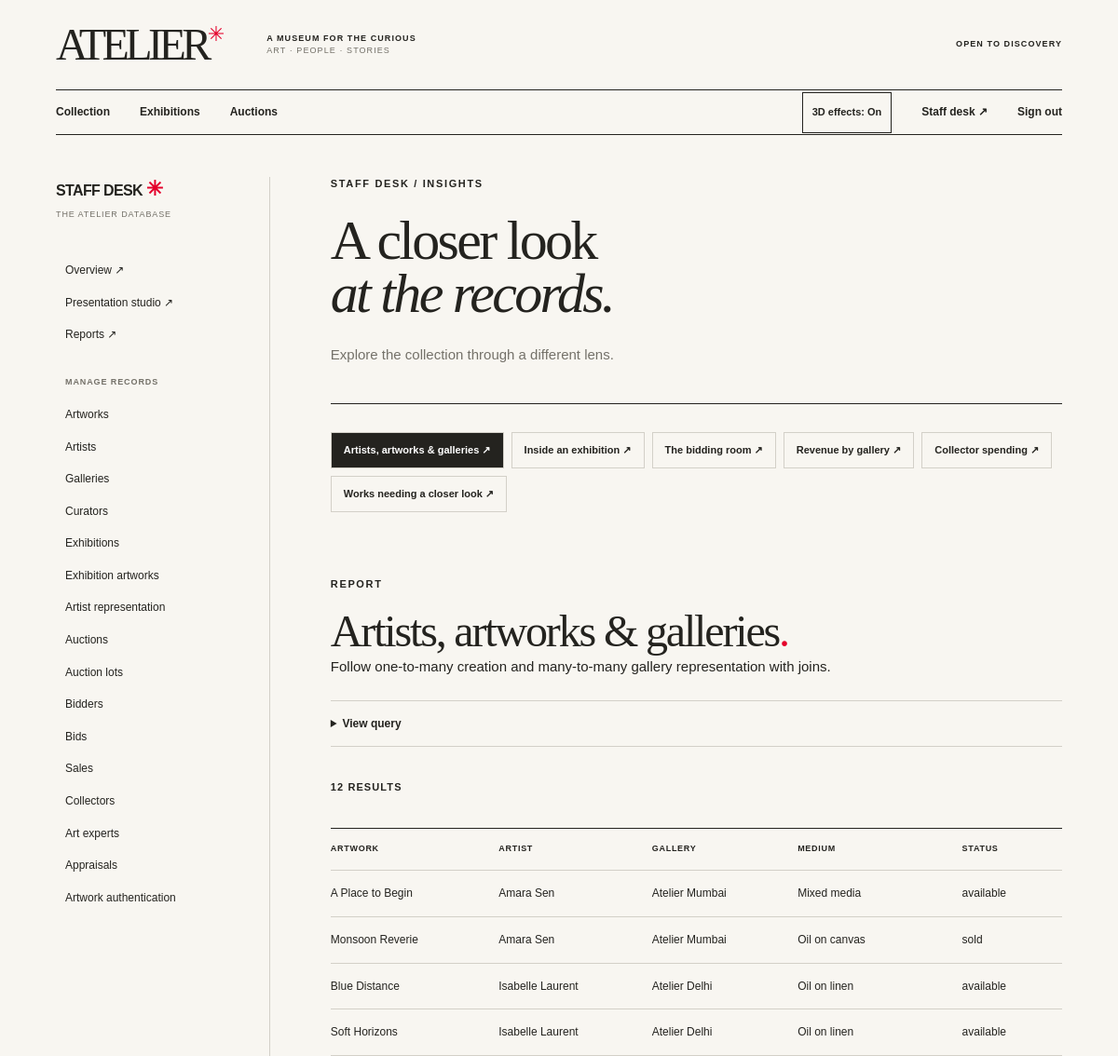
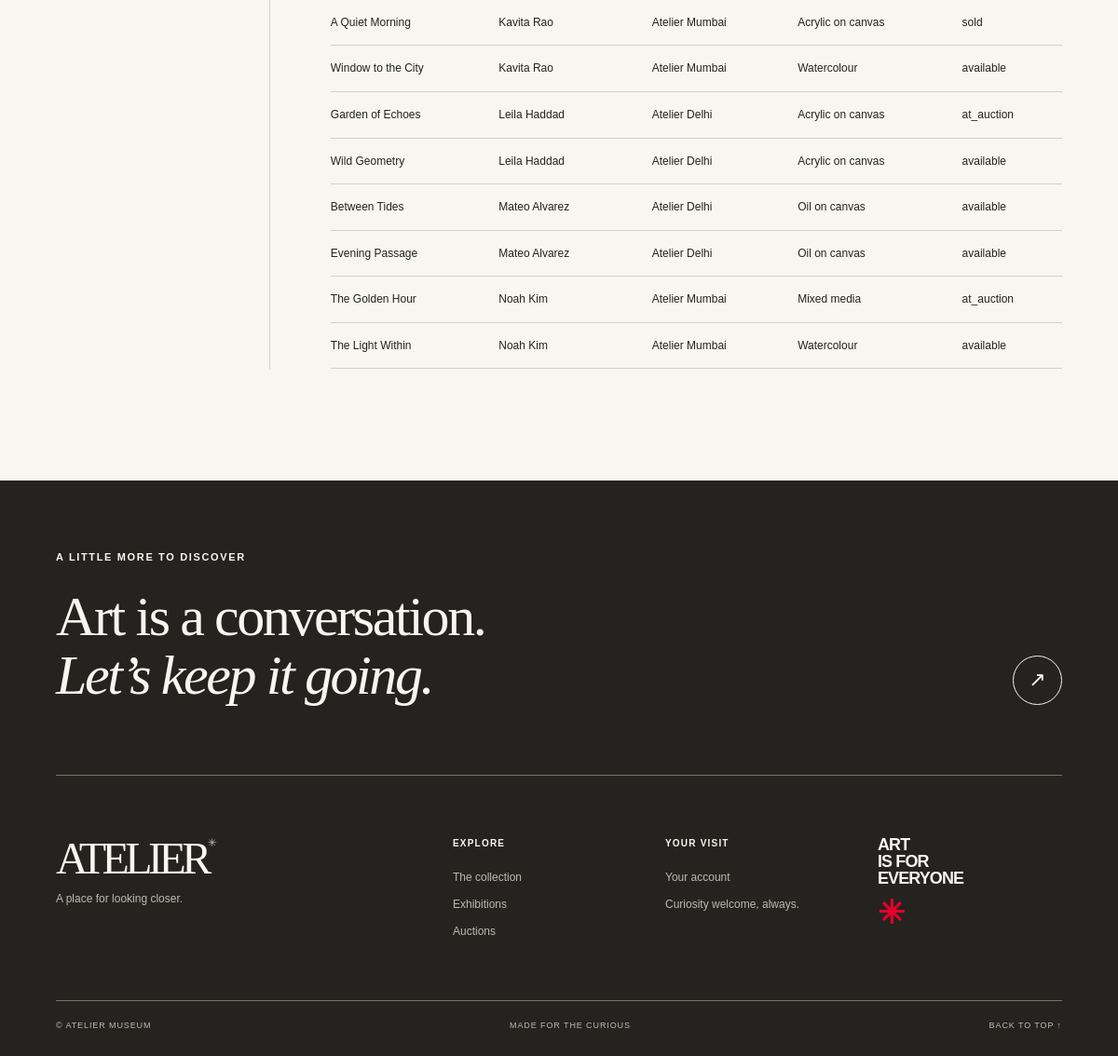
Page /staff/reports (signed in) on the committed database (2 pictures, top to bottom).
### tables this page shows
CREATE TABLE artwork (artwork_id INTEGER PRIMARY KEY, artist_id INTEGER NOT NULL REFERENCES artist ON DELETE RESTRICT, title TEXT NOT NULL, year_created INTEGER, medium TEXT, dimensions TEXT, description TEXT, status TEXT NOT NULL DEFAULT 'available' CHECK(status IN ('available','at_auction','sold')), image_path TEXT);

CREATE TABLE artist (artist_id INTEGER PRIMARY KEY, name TEXT NOT NULL, birth_date TEXT CHECK(birth_date IS NULL OR (date(birth_date,'+0 days') IS NOT NULL AND date(birth_date,'+0 days')=birth_date)), death_date TEXT CHECK(death_date IS NULL OR (date(death_date,'+0 days') IS NOT NULL AND date(death_date,'+0 days')=death_date)), nationality TEXT, biography TEXT, CHECK(death_date IS NULL OR birth_date IS NULL OR death_date>=birth_date));

### atelier/web.py (the view)
@bp.route('/staff/reports')
@require_role('staff')
def reports():
    query_id=request.args.get('query','collection')
    selected=next((q for q in QUERIES if q['id']==query_id),None)
    if selected is None:
        abort(404)
    cursor=get_db().execute(selected['sql'])
    data=[dict(r) for r in cursor]
    return render_template('reports.html',queries=QUERIES,selected=selected,
        columns=[c[0] for c in cursor.description],rows=data,count=len(data))

### atelier/db.py (called while the page is built)
def connect(path):
    conn = sqlite3.connect(path, timeout=10)
    conn.row_factory = sqlite3.Row
    conn.execute('PRAGMA foreign_keys = ON')
    conn.execute('PRAGMA busy_timeout = 10000')
    return conn

def get_db():
    if 'db' not in g:
        g.db = connect(current_app.config['DATABASE'])
    return g.db

def init_app(app):
    @app.teardown_appcontext
    def close_db(error):
        conn = g.pop('db', None)
        if conn is not None:
            conn.close()

### atelier/web.py (called while the page is built)
@bp.before_app_request
def load_user():
    g.user = None
    uid = session.get('user_id')
    if uid:
        row = get_db().execute('''SELECT u.user_id, u.email, u.role, u.bidder_id,
            COALESCE(b.name, 'Gallery team') AS name
            FROM user_account u LEFT JOIN bidder b ON b.bidder_id=u.bidder_id WHERE u.user_id=?''', (uid,)).fetchone()
        if row:
            g.user = dict(row)

@bp.app_context_processor
def shared_context():
    return dict(current_user=g.get('user'), tables=[dict(name=k, label=v) for k,v in TABLES.items()])

def require_role(role=None):
    def decorator(view):
        @wraps(view)
        def wrapper(*args, **kwargs):
            if not g.user:
                return redirect(url_for('web.login', next=request.path))
            if role and g.user['role'] != role:
                abort(403)
            return view(*args, **kwargs)
        return wrapper
    return decorator

### atelier/templates/reports.html
{% extends 'admin/_layout.html' %}{% block title %}Reports{% endblock %}{% block staff_content %}<div class="staff-heading compact"><p class="eyebrow">STAFF DESK / INSIGHTS</p><h1>A closer look<br><em>at the records.</em></h1><p>Explore the collection through a different lens.</p></div><div class="report-tabs">{% for query in queries %}<a href="{{ url_for('web.reports', query=query.id) }}" {% if selected and selected.id == query.id %}aria-current="page"{% endif %}>{{ query.title }} ↗</a>{% endfor %}</div>{% if selected %}<section class="staff-section"><p class="eyebrow">REPORT</p><h2>{{ selected.title }}<span class="red-dot">.</span></h2><p>{{ selected.description }}</p><details class="sql-details"><summary>View query</summary><pre><code>{{ selected.sql }}</code></pre></details><p class="results-heading">{{ count }} RESULT{{ '' if count == 1 else 'S' }}</p><div class="table-scroll"><table><thead><tr>{% for column in columns %}<th>{{ column }}</th>{% endfor %}</tr></thead><tbody>{% for row in rows %}<tr>{% for column in columns %}<td>{{ row[column] if row[column] is not none else '—' }}</td>{% endfor %}</tr>{% else %}<tr><td colspan="{{ columns|length }}">No results found.</td></tr>{% endfor %}</tbody></table></div></section>{% endif %}{% endblock %}

### atelier/static/css/style.css (style rules this page uses)
:root { --paper:#f8f6f1;--ink:#24231f;--muted:#747169;--line:#d3d0c8;--red:#e4002b;--serif:Georgia,'Times New Roman',serif;--sans:Arial,Helvetica,sans-serif }
* { box-sizing:border-box }
html { scroll-behavior:smooth }
body { margin:0;background:var(--paper);color:var(--ink);font-family:var(--sans);font-size:15px;line-height:1.55 }
a { color:inherit;text-decoration:none }
h1,h2,h3,p { margin:0 }
h1,h2,h3 { font-family:var(--serif);font-weight:400;letter-spacing:-.045em;line-height:1.05 }
em { font-weight:400 }
.eyebrow { font:700 10px/1.4 var(--sans);letter-spacing:.15em;text-transform:uppercase }
.red-dot { color:var(--red) }
.page-intro h1,.event-detail h1,.auction-intro h1,.login-intro h1,.error-page h1,.staff-heading h1 { font-size:clamp(65px,8.5vw,135px);line-height:.95;margin-top:48px }
.results-heading { display:flex;justify-content:space-between;font-size:10px;font-weight:700;letter-spacing:.1em;margin:35px 0 }
.login-panel h2,.staff-section h2 { font-size:48px;margin:18px 0 35px }
.staff-heading { border-bottom:1px solid var(--ink);padding-bottom:40px }
.staff-heading h1 { font-size:clamp(58px,6vw,90px);margin:25px 0 }
.staff-heading>p:not(.eyebrow),.staff-heading-bottom p { color:var(--muted) }
.staff-heading.compact h1 { font-size:clamp(52px,5vw,78px) }
.staff-section { padding-top:70px }
.staff-section h2 { margin-bottom:0 }
.table-scroll { width:100%;overflow-x:auto;border-top:1px solid var(--ink) }
table { width:100%;border-collapse:collapse;min-width:650px;font-size:12px }
th { text-align:left;font-size:9px;letter-spacing:.08em;text-transform:uppercase;white-space:nowrap }
td,th { padding:15px 12px;border-bottom:1px solid var(--line);vertical-align:top }
td:first-child,th:first-child { padding-left:0 }
.report-tabs { display:flex;flex-wrap:wrap;gap:8px;margin-top:30px }
.report-tabs a { border:1px solid var(--line);padding:10px 13px;font-size:11px;font-weight:bold }
.report-tabs a:hover,.report-tabs a[aria-current=page] { background:var(--ink);color:white }
.sql-details { border-block:1px solid var(--line);padding:15px 0;margin-top:25px }
.sql-details summary { font-size:12px;font-weight:bold;cursor:pointer }
.eyebrow,.intro-top,.art-card-meta,.card-overline,.results-heading,.details-list dt,.bid-form label,.account-row span { font-size:11px }

### rows in the picture
artwork: title "A Place to Begin" "Amara Sen" "Atelier Mumbai" "Mixed media" "available"
artwork: title "Monsoon Reverie" "Amara Sen" "Atelier Mumbai" "Oil on canvas" "sold"
artwork: title "Blue Distance" "Isabelle Laurent" "Atelier Delhi" "Oil on linen" "available"
artwork: title "Soft Horizons" "Isabelle Laurent" "Atelier Delhi" "Oil on linen" "available"
artwork: title "A Quiet Morning" "Kavita Rao" "Atelier Mumbai" "Acrylic on canvas" "sold"
artwork: title "Window to the City" "Kavita Rao" "Atelier Mumbai" "Watercolour" "available"
artwork: title "Garden of Echoes" "Leila Haddad" "Atelier Delhi" "Acrylic on canvas" "at_auction"
artwork: title "Wild Geometry" "Leila Haddad" "Atelier Delhi" "Acrylic on canvas" "available"
artwork: title "Between Tides" "Mateo Alvarez" "Atelier Delhi" "Oil on canvas" "available"
artwork: title "Evening Passage" "Mateo Alvarez" "Atelier Delhi" "Oil on canvas" "available"
artwork: title "The Golden Hour" "Noah Kim" "Atelier Mumbai" "Mixed media" "at_auction"
artwork: title "The Light Within" "Noah Kim" "Atelier Mumbai" "Watercolour" "available"

### other values in the picture
{{ entry.label }} "Artworks" "Artists" "Galleries" "Curators" "Exhibitions" "Exhibition artworks" "Artist representation" "Auctions" "Auction lots" "Bidders" "Bids" "Sales" "Collectors" "Art experts" "Appraisals" "Artwork authentication"
{{ query.title }} "Artists, artworks & galleries" "Inside an exhibition" "The bidding room" "Revenue by gallery" "Collector spending" "Works needing a closer look"
{{ selected.title }} "Artists, artworks & galleries"
{{ selected.description }} "Follow one-to-many creation and many-to-many gallery representation with joins."
{{ count }} "12"
{{ '' if count == 1 else 'S' }} "S"
{{ column }} "ARTWORK" "ARTIST" "GALLERY" "MEDIUM" "STATUS"
